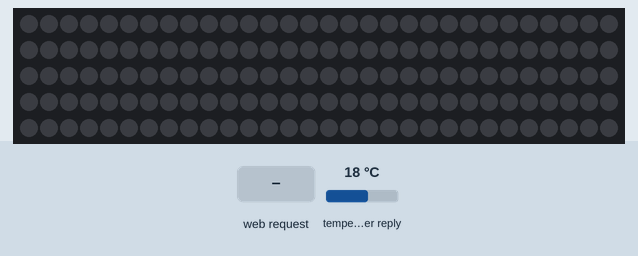
This sketch was run on a simulated ESP32. On the bench: 150 RGB LEDs in strip order, left to right, continuing on the next row. Inputs (shaded band) come from the test bench; at power-on: temperature in the weather reply 18 °C. Dim RGB values are drawn brighter than linear; WiFi joins after 1.5 s; servers stay silent unless stated; colours are those a GRB WS2812 strip shows for the declared byte order; the local clock reads 2024-03-15 10:24:30 at power-on unless the sketch sets it; random numbers use the default seed unless the sketch sets one; web services answer with replies made up by the test bench; what the sketch prints to the serial monitor is not drawn.

Above: at 1.2 s.
1.3 s: HTTP request GET /get received
4.3 s: HTTP request GET /get received
At 5.54 s:
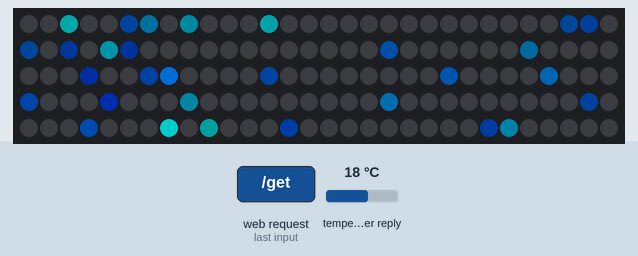
At 7.11 s:
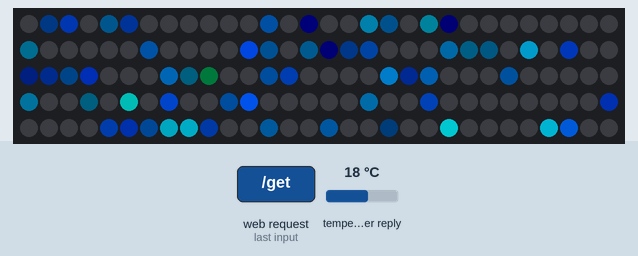

The sketch:

the-world-misses-you.ino
```cpp
// (c) 2020 abhi velaga
// abhi.work/software
// instagram.com/abhi.velaga

#include <FastLED.h>
#include "Raindrop.h"
#include <WiFi.h>
#include "time.h"
#include <HTTPClient.h>
#include <Arduino_JSON.h>
#include <AsyncTCP.h>
#include <ESPAsyncWebServer.h>

TaskHandle_t networkTask;
AsyncWebServer server(80);

const char* PARAM_INPUT_1 = "input1";
const char* PARAM_INPUT_2 = "input2";

String mySsid = "the world misses you";
bool apMode = true;


// HTML web page to handle 2 input fields (input1, input2)
const char index_html[] PROGMEM = R"rawliteral(
<!DOCTYPE HTML><html><head>
  <title>ESP Input Form</title>
  <meta name="viewport" content="width=device-width, initial-scale=1">
  </head><body>
  <h1>
  <form action="/get">
    wifi ssid: <input type="text" name="input1"><br/>
    password: <input type="text" name="input2"> <br/>
    <input type="submit" value="Submit">
  </form><br></h1>
</body></html>)rawliteral";

void notFound(AsyncWebServerRequest *request) {
  request->send(404, "text/plain", "Not found");
}

enum Conditions {
  day, night, off, sunny, cloudy, rainy
};

Conditions weather = sunny;
Conditions timeOfDay = day;

String ssid     = "";
String password = "";

const char* serverName = "http://api.weatherapi.com/v1/current.json?key=125ccd14d85a40e49f3224915201911&q=Austin";
String weatherStr = "";
String response;

//char currMode = '0';
unsigned long timeSinceRequest = 0;

const int requestFreq = 900000; // every 15 mins

// time things
const char* ntpServer = "pool.ntp.org";
const long  gmtOffset_sec = -21600; // for CDT
const int   daylightOffset_sec = 3600;
char currHour[3];

#define NUM_LEDS 150
#define DATA1 4

// twinkle vars
#define DECREMENT_BY 2
#define INC_BY 150
#define HUE_MIN 180
#define HUE_MAX 210
#define HUE 150
int brightness[NUM_LEDS];
int hue[NUM_LEDS];
int randomNumber;

// raindrop vars
#define DROP_HUE 180
#define DROP_DECREMENT 45;
#define DROP_DELAY 30
#define NUM_DROPS 5
Raindrop raindrops[NUM_DROPS];

// rainbow vars
float currHue = 0;
float inc = 0;
float hueInc = .03;
int noisePos = 0;
float incSpeed;

CRGB leds[NUM_LEDS];

// switch to station mode and connect to wifi with submitted parameters
void connectToNetwork() {
  apMode = false;
  WiFi.mode(WIFI_STA);
  WiFi.begin(ssid.c_str(), password.c_str());
  while (WiFi.status() != WL_CONNECTED) {
    delay(1000);
    Serial.println("Establishing connection to WiFi..");
  }
  Serial.println("Connected to network");

  Serial.println(WiFi.macAddress());
  Serial.println(WiFi.localIP());
  timeSinceRequest = millis();

  // Initialize time
  configTime(gmtOffset_sec, daylightOffset_sec, ntpServer);

  getCurrTime();
  getWeatherCondition();
  updateEnums();

  xTaskCreatePinnedToCore(
    updateConditions,   /* Task function. */
    "networkTask",     /* name of task. */
    40000,       /* Stack size of task */
    NULL,        /* parameter of the task */
    2,           /* priority of the task */
    &networkTask,      /* Task handle to keep track of created task */
    0);          /* pin task to core 0 */
  delay(500);
}

// setup access point, then deploy config page
void AP() {
  Serial.print("Setting AP (Access Point)…");
  WiFi.softAP(mySsid.c_str());
  IPAddress IP = WiFi.softAPIP();
  Serial.print("AP IP address: ");
  Serial.println(IP);
  Serial.println(WiFi.macAddress());

  server.begin();
  configPage();
}

// deploy server to handle config page
void configPage() {
  // Send web page with input fields to client
  server.on("/", HTTP_GET, [](AsyncWebServerRequest * request) {
    request->send_P(200, "text/html", index_html);
  });

  // Send a GET request to <ESP_IP>/get?input1=<inputMessage>
  server.on("/get", HTTP_GET, [] (AsyncWebServerRequest * request) {
    String p1;
    String p2;
    // GET input1 value on <ESP_IP>/get?input1=<inputMessage>
    if (request->hasParam(PARAM_INPUT_1)) {
      ssid = request->getParam(PARAM_INPUT_1)->value();
      p1 = PARAM_INPUT_1;
    }
    // GET input2 value on <ESP_IP>/get?input2=<inputMessage>
    if (request->hasParam(PARAM_INPUT_2)) {
      password = request->getParam(PARAM_INPUT_2)->value();
      p2 = PARAM_INPUT_2;
    }

    Serial.println(ssid);
    Serial.println(password);
    request->send(200, "text/html", "<h1>Connecting to " + ssid + "</h1>");
    connectToNetwork(); // PARAMS SUBMITTED! switch to station mode and connect to wifi with them
  });
  server.onNotFound(notFound);
  server.begin();
}

void setup() {
  LEDS.addLeds<WS2812, DATA1, RGB>(leds, NUM_LEDS);
  LEDS.setBrightness(255);
  incSpeed = random(6, 9) / 100.0;
  Serial.begin(115200);
  AP();
//connectToNetwork();
}

void loop() {
  if (!apMode) {
    switch (timeOfDay) {
      case day:
        switch (weather) {
          case sunny:
            rainbow();
            break;
          case rainy:
            drop();
            break;
          case cloudy:
            twinkle();
            break;
          default:
            clearLeds();
            break;
        }
        break;
      case night:
        twinkle();
        break;
      case off:
        clearLeds();
        break;
      default:
        clearLeds();
        break;
    }
    FastLED.show();
  }
}

// helper for getWeatherCondition()
String weatherAPIRequest(const char* serverName) {
  HTTPClient http;
  http.begin(serverName);
  int httpResponseCode = http.GET();

  String payload = "{}";

  if (httpResponseCode > 0) {
    Serial.print("HTTP Response code: ");
    Serial.println(httpResponseCode);
    payload = http.getString();
  }
  else {
    Serial.print("Error code: ");
    Serial.println(httpResponseCode);
  }

  http.end();
  return payload;
}

// sets weather string to latest condition
void getWeatherCondition() {
  if (WiFi.status() == WL_CONNECTED) {
    response = weatherAPIRequest(serverName);
    Serial.println(response); // prints full correct body
    JSONVar myObject = JSON.parse(response);

    if (JSON.typeof(myObject) == "undefined") {
      Serial.println("Parsing input failed!");
      return;
    }

    JSONVar current = myObject["current"];
    JSONVar condition = current["condition"];
    JSONVar text = condition["text"];
    weatherStr = JSON.stringify(text);
    Serial.println(weatherStr);
  }
  else {
    Serial.println("WiFi Disconnected");
  }
}

void getCurrTime() {
  struct tm timeinfo;
  if (!getLocalTime(&timeinfo)) {
    Serial.println("Failed to obtain time");
    return;
  }

  Serial.println("the hour is:");
  strftime(currHour, 3, "%H", &timeinfo);
  Serial.println(currHour);
  Serial.println();
}

// continuously update weatherStr and time variables, replaces updateStatus
// this function updates weatherStr and currHour every 15 mins
void updateConditions(void * pvParameters ) {
  while (true) {
    if (!apMode) {
        while (WiFi.status() != WL_CONNECTED) {
          WiFi.begin(ssid.c_str(), password.c_str());
          vTaskDelay(1000);
          Serial.println("Trying to recconect to wifi");
        }
      vTaskDelay(requestFreq);
      timeSinceRequest = millis();
      Serial.println("getting weather");
      getWeatherCondition();
      getCurrTime();
      updateEnums();
    }
  }
}

// look at currHour[3] and weatherStr to set current enums
void updateEnums() {

  // convert to int
  int currHourInt = 10 * (currHour[0] - '0') + (currHour[1] - '0');

  // day time
  if ((currHourInt >= 10) && (currHourInt <= 17)) {
    timeOfDay = day;
  }
  // night time, ends at midnight
  else if (currHourInt >= 18) {
    timeOfDay = night;
  }
  else {
    // midnight to morning
    timeOfDay = off;
  }

  weatherStr.toLowerCase();
  if (weatherStr.indexOf("rain") >= 0) {
    weather = rainy;
  }
  else if (weatherStr.indexOf("cloud") >= 0 || weatherStr.indexOf("overcast") >= 0) {
    weather = cloudy;
  } else {
    weather = sunny;
  }


}

void clearLeds() {
  for (int x = 0; x < NUM_LEDS; x++) {
    brightness[x] = 0;
    leds[x] = CHSV(0, 0, 0);
    hue[x] = 0;
  }
  delay(15); // prevents esp from programming leds too fast and failing
}

// LED OPTION 1
void rainbow() {
  currHue = inc;
  inc += hueInc;
  int currBrightness;
  for (int i = 0; i < NUM_LEDS; i++) {
    currBrightness = map(inoise8(i * 100, noisePos), 0, 255, -100, 255);
    if (currBrightness < 0) {
      currBrightness = 0;
    }
    hue[i] = currHue;
    brightness[i] = currBrightness;
    //    if (currBrightness > 100) { // allows for  abetter transition
    leds[i] = CHSV(currHue, 255, currBrightness);
    //    }
    currHue += .8; // incremenration of hues in the strip
  }
  noisePos += 1;
}

// LED OPTION 2
void twinkle() {
  twinkleDecrementBrightness();
  twinkleIncrementRandom();
  delay(15); // prevents esp from programming leds too fast and failing
}

// LED OPTION 3
void drop() {
  for (int i = 0; i < NUM_LEDS; i++) {
    brightness[i] -= DROP_DECREMENT;
    if (brightness[i] < 0) {
      brightness[i] = 0;
    }
    leds[i] = CHSV(hue[i], 255, brightness[i]);
  }

  int currPos;
  int currHue;
  for (int dropIndex = 0; dropIndex < NUM_DROPS; dropIndex++) {
    currPos = raindrops[dropIndex].updatePos();
    if (currPos < NUM_LEDS) {
      currHue = raindrops[dropIndex].getHue();
      brightness[currPos] = 255;
      hue[currPos] = currHue;
      leds[currPos] = CHSV(currHue, 255, 255);
    }
  }
  delay(DROP_DELAY);
}

// twinkle helper 1
void twinkleDecrementBrightness() {
  for (int x = 0; x < NUM_LEDS; x++) {
    if (brightness[x]) {
      if (brightness[x] - DECREMENT_BY < 0) {
        brightness[x] = 0;
        leds[x] = CHSV(0, 0, 0);
      } else {
        brightness[x] -= DECREMENT_BY;
        leds[x] = CHSV(hue[x], 255, brightness[x]);
      }
    }
  }
}

// twinkle helper 2
void twinkleIncrementRandom() {
  randomNumber = random(0, NUM_LEDS - 1);
  brightness[randomNumber] += INC_BY;
  hue[randomNumber] = random(HUE_MIN, HUE_MAX);
  if (brightness[randomNumber] > 255) {
    brightness[randomNumber] = 255;
  }
  leds[randomNumber] = CHSV(hue[randomNumber], 255, brightness[randomNumber]);
}
```

Raindrop.h
```cpp
#ifndef Raindrop_h
#define Raindrop_h

#include "Arduino.h"

class Raindrop
{
  public:
    Raindrop();
    int updatePos();
    int getHue();
  private:
    int pos;
    int hue;
};

#endif
```

Raindrop.ino
```cpp
#include "Arduino.h"
#include "Raindrop.h"
#define NUM_LEDS 150
#define LOWER_HUE 140
#define UPPER_HUE 210

Raindrop::Raindrop() {
  pos = random(0, NUM_LEDS - 1);
  hue = random(LOWER_HUE, UPPER_HUE);
}

int Raindrop::updatePos() {
  pos--;
  if (pos < 0) {
    pos = random(NUM_LEDS,NUM_LEDS*2);
    hue = random(LOWER_HUE, UPPER_HUE);
  }
  return pos;
}

int Raindrop::getHue(){
  return hue;
}
```
